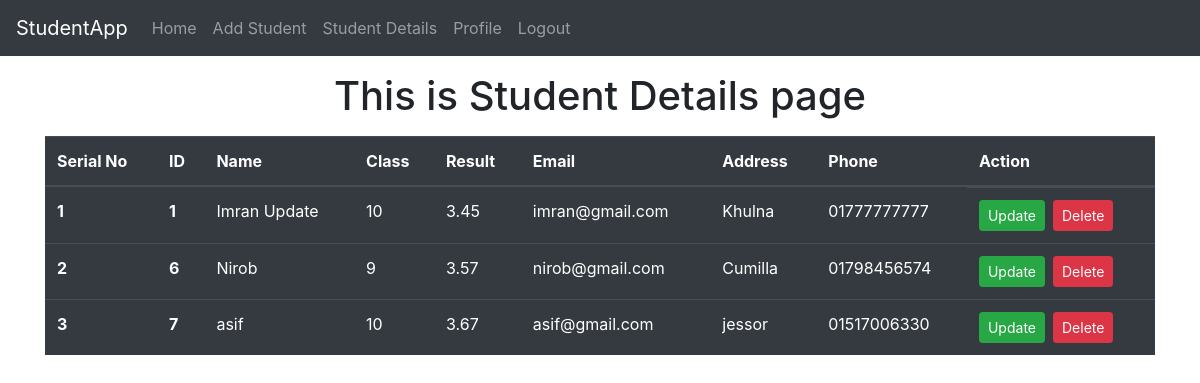
The app's page /studentdetails/ (signed in), older data.
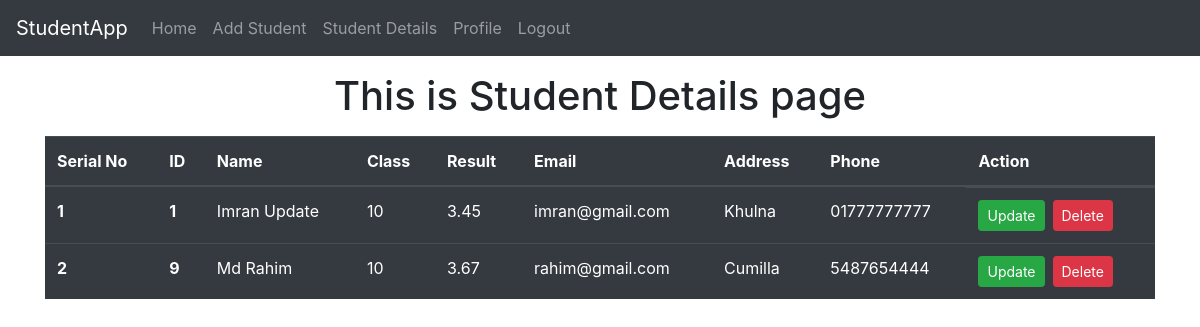
The same page, newer data.
### studentapp/models.py (models this page shows, shortened)
class StudentDetails(models.Model):
    name = models.CharField(max_length=30)
    email = models.EmailField(max_length=40)
    phone = models.CharField(max_length=20)
    address = models.CharField(max_length=100)
    class_name = models.IntegerField()
    result = models.FloatField(null=True, blank=True)

### studentapp/views.py (the view)
# urls.py: path('studentdetails/', views.student_details, name='studentdetails'),
def student_details(request):
    if request.user.is_authenticated:
        students_info = StudentDetails.objects.all()
        dict = {'title':'student details','students_info':students_info}
        return render(request,'studentapp/studentdetails.html' , context=dict)
    else:
        return HttpResponseRedirect('/login/')

### templates/studentapp/studentdetails.html
{% extends 'studentapp/base.html' %} {% block body_block %}
<h1 class="text-center my-3">This is Student Details page</h1>
<table class="table table-dark">
    <thead>
        <tr>
            <th scope="col">Serial No</th>
            <th scope="col">ID</th>
            <th scope="col">Name</th>
            <th scope="col">Class</th>
            <th scope="col">Result</th>
            <th scope="col">Email</th>
            <th scope="col">Address</th>
            <th scope="col">Phone</th>
            {% if user.is_superuser %}
            <th scope="col">Action</th>
            {% endif %}
        </tr>
    </thead>
    <tbody>
        {% for std_details in students_info %}
        <tr>
            <th scope="row">{{ forloop.counter }}</th>
            <th scope="row"> {{std_details.id}} </th>
            <td> {{std_details.name}} </td>
            <td> {{std_details.class_name}} </td>
            <td> {{std_details.result}} </td>
            <td> {{std_details.email}} </td>
            <td> {{std_details.address}} </td>
            <td> {{std_details.phone}} </td>
            {% if user.is_superuser %}
            <td class="d-flex">
                <a href=" {% url 'studentapp:updatestudent' std_details.id %} " class="btn btn-success btn-sm mr-2">Update</a>
                <a href=" {% url 'studentapp:deletestudent'  std_details.id %} " class="btn btn-danger btn-sm">Delete</a>
            </td>
            {% endif %}
        </tr>
        {%endfor%}
    </tbody>
</table>
{% endblock body_block %}

Row changes from the older to the newer data that the page shows:
removed StudentDetails: id "6", name "Nirob", class_name "9", result "3.57", email "nirob@gmail.com", address "Cumilla", phone "01798456574"
removed StudentDetails: id "7", name "asif", class_name "10", result "3.67", email "asif@gmail.com", address "jessor", phone "01517006330"
added StudentDetails: id "9", name "Md Rahim", class_name "10", result "3.67", email "rahim@gmail.com", address "Cumilla", phone "5487654444"
